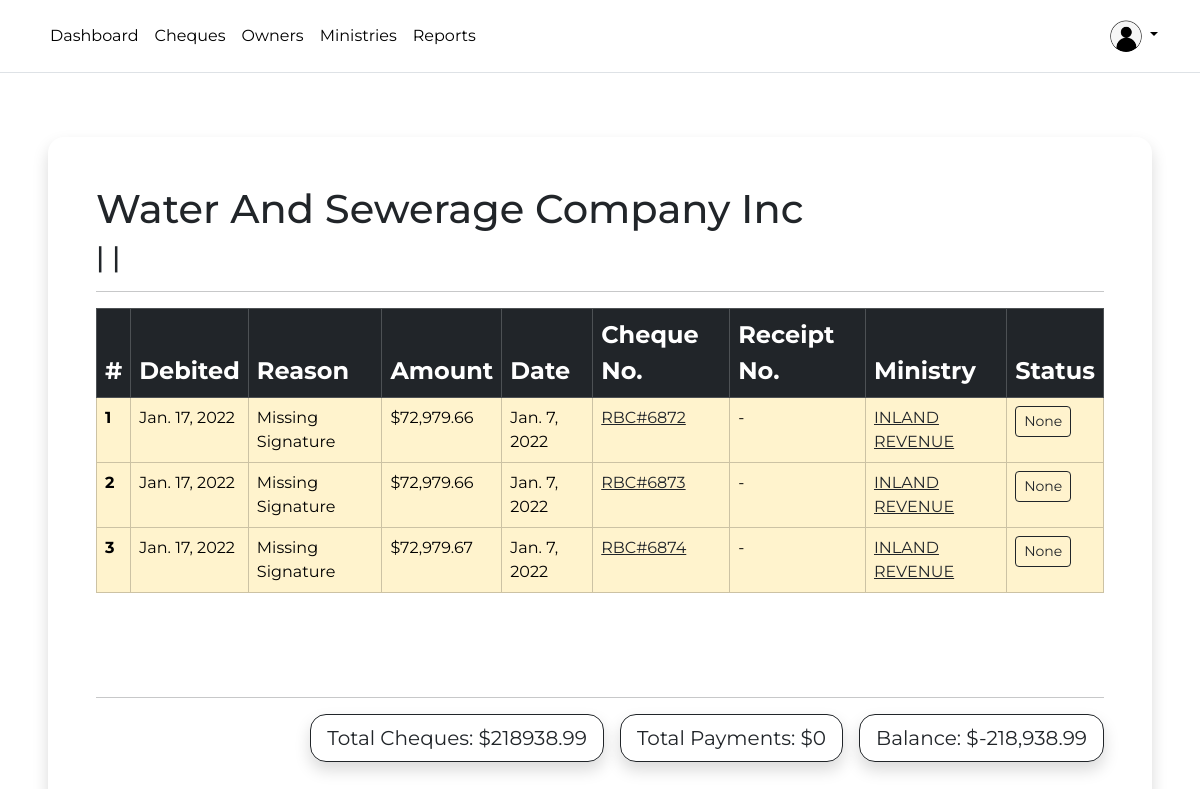
The app's page /owner/detail/119/ (signed in), older data.
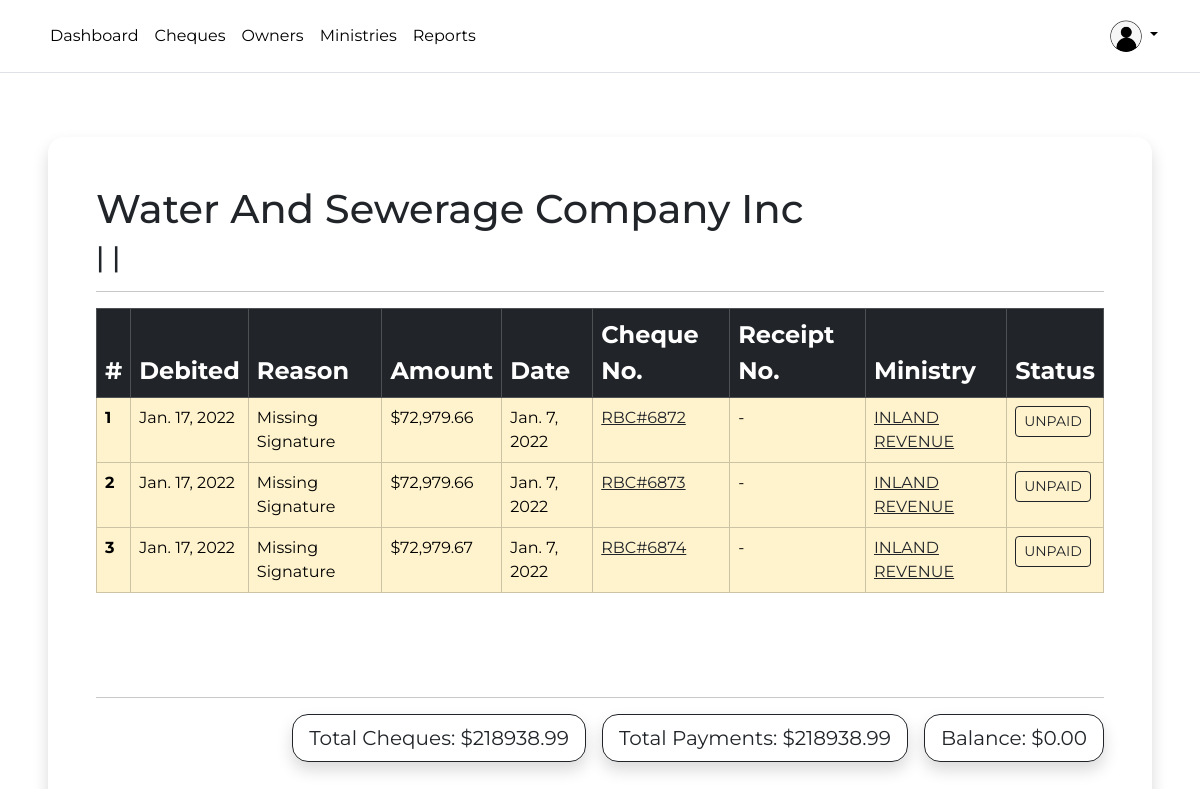
The same page, newer data.
### cheques/models.py (models this page shows, shortened)
class Cheque(models.Model):
    cheque = models.FileField(upload_to="cheques", null=True, blank=True)
    is_deleted = models.BooleanField(default=False)
    date_debited = models.DateField()
    owner = models.ForeignKey(
        Owner,
        on_delete=models.CASCADE,
        related_name="cheques",
    )
    returned = models.ForeignKey(Returned, on_delete=models.CASCADE, default=1)
    chq_amount = models.DecimalField("cheque amount", max_digits=10, decimal_places=2)
    journal = models.CharField(max_length=255, blank=True)
    cheque_date = models.DateField()
    cheque_no = models.CharField("cheque number", max_length=255)
    cheque_status = models.ForeignKey(
        ChequeStatus,
        on_delete=models.PROTECT,
        related_name="cheque_statuses",
        null=True,
        blank=True,
    )
    ministry = models.ForeignKey(
        Ministry,
        on_delete=models.CASCADE,
    )
    receipt_no = models.CharField("receipt number", max_length=255, blank=True)
    created_at = models.DateTimeField(auto_now_add=True)
    updated_at = models.DateTimeField(auto_now=True)
    created_by = models.ForeignKey(
        User,
        on_delete=models.PROTECT,
        related_name="cheques_created",
        null=True,
        blank=True,
    )
    updated_by = models.ForeignKey(
        User,
        on_delete=models.PROTECT,
        related_name="cheques_updated",
        blank=True,
        null=True,
    )
    class Meta:
        ordering = ("date_debited",)
    def get_absolute_url(self):
        return reverse("cheque-detail", kwargs={"pk": self.pk})

class Returned(models.Model):
    name = models.CharField(max_length=255)
    class Meta:
        verbose_name_plural = "returns"
        ordering = ("name",)
    def __str__(self):
        return f"{self.name.upper()}"

class Ministry(models.Model):
    name = models.CharField(max_length=255)
    email = models.EmailField(blank=True)
    phone = models.CharField(max_length=255, blank=True)
    created_at = models.DateTimeField(auto_now_add=True)
    updated_at = models.DateTimeField(auto_now=True)
    class Meta:
        ordering = ["name"]
        verbose_name_plural = "Ministries"
    def __str__(self):
        return self.name.title()

class ChequeStatus(models.Model):
    name = models.CharField(max_length=255)
    desc = models.TextField(blank=True)
    class Meta:
        ordering = ["name"]
    def __str__(self):
        return self.name.upper()

### cheques/views.py (the view)
# urls.py: path("owner/detail/<int:pk>/", OwnerDetailView.as_view(), name="owner-detail"),
class OwnerDetailView(LoginRequiredMixin, DetailView):
    model = Owner
    def get_context_data(self, **kwargs):
        context = super().get_context_data(**kwargs)
        all_cheques = Cheque.objects.filter(owner=self.get_object().pk)
        paid_cheques = Cheque.objects.filter(
            cheque_status__name__icontains="paid", owner=self.get_object().pk
        )
        total_amount = sum(cheque.chq_amount for cheque in all_cheques)
        paid_cheque_total_amount = sum(cheque.chq_amount for cheque in paid_cheques)
        context["total_amount"] = total_amount
        context["paid_cheque_total_amount"] = paid_cheque_total_amount
        context["all_cheques"] = all_cheques
        return context

### cheques/models.py (called while the page is built)
    def __str__(self):
        return self.name.title()

### cheques/templatetags/subtract.py (called while the page is built)
@register.filter
def subtract(value, arg):
    return value - arg

### templates/cheques/owner_detail.html (shortened to what this page needs)
{% extends 'base.html' %}
{% load crispy_forms_tags %}
{% load subtract %}
{% load humanize %}
{% block content %}
<div class="p-5">
    <div class="col-lg mx-auto shadow p-5 rounded-4">
        <h1>{{object}}</h1>
        <h3>{{object.phone}} | {{object.address}} | {{object.address1}}</h3>
        <hr>
        <table class="mt-3 table table-hover table-bordered">
            <thead>
                <tr class="table-dark fs-4">
                    <th scope="col">#</th>
                    <th scope="col">Debited</th>
                    <th scope="col">Reason</th>
                    <th scope="col">Amount</th>
                    <th scope="col">Date</th>
                    <th scope="col">Cheque No.</th>
                    <th scope="col">Receipt No.</th>
                    <th scope="col">Ministry</th>
                    <th scope="col">Status</th>
                </tr>
            </thead>
            <tbody>
                {% for ob in all_cheques %}
                <tr {% if ob.cheque_status == 'P' %}
                    class="table-success"
                    {% else %}
                    class="table-warning"
                    {% endif %}>
                    <th scope="row">{{forloop.counter}}</th>
                    <td>{{ob.date_debited}}</td>
                    <td>{{ob.returned|title}}</td>
                    <td>${{ob.chq_amount|intcomma}}</td>
                    <td>{{ob.cheque_date}}</td>
                    <td><a class="text-dark" href="{{ ob.get_absolute_url }}">{{ob.cheque_no|upper}}</a></td>
                    <td>{{ob.receipt_no}}</td>
                    <td><a class="text-dark" href="">{{ob.ministry|upper}}</a></td>
                    {% if ob.cheque_status == 'P' %}
                    <td><a class="btn btn-sm btn-outline-dark"
                            href="{% url 'cheque-returned' ob.pk %}">{{ob.cheque_status}}</a>
                    </td>
                    {% else %}
                    <td><a class="btn btn-sm btn-outline-dark"
                            href="{% url 'cheque-paid' ob.pk %}">{{ob.cheque_status}}</a>
                    </td>
                    {% endif %}
                </tr>
                {% empty %}
                <tr>
                    <td colspan="10" class="text-center">No Cheques</td>
                </tr>
                {% endfor %}
            </tbody>
        </table>
        <br><br><br>
        <hr>
        <div class="d-flex justify-content-end">
            <div class="btn btn-lg btn-outline-dark shadow rounded-4">
                <span>Total Cheques: </span>
                <span>${{total_amount}}</span>
            </div>
            <div
                class="btn btn-lg btn-outline-dark shadow rounded-4 mx-lg-3">
                <span>Total Payments: </span>
                <span>${{paid_cheque_total_amount}}</span>
            </div>
            <div class="btn btn-lg btn-outline-dark shadow rounded-4">
                <span>Balance: </span>
                <span>${{paid_cheque_total_amount|subtract:total_amount|intcomma}}</span>
            </div>
        </div>
    </div>
</div>
{% endblock content %}

Row changes from the older to the newer data that the page shows:
removed Cheque: date_debited "Jan. 17, 2022", returned "Missing Signature", chq_amount "72,979.66", cheque_date "Jan. 7, 2022", cheque_no "RBC#6872", receipt_no "-", ministry "INLAND REVENUE", cheque_status "None"
removed Cheque: date_debited "Jan. 17, 2022", returned "Missing Signature", chq_amount "72,979.66", cheque_date "Jan. 7, 2022", cheque_no "RBC#6873", receipt_no "-", ministry "INLAND REVENUE", cheque_status "None"
removed Cheque: date_debited "Jan. 17, 2022", returned "Missing Signature", chq_amount "72,979.67", cheque_date "Jan. 7, 2022", cheque_no "RBC#6874", receipt_no "-", ministry "INLAND REVENUE", cheque_status "None"
added Cheque: date_debited "Jan. 17, 2022", returned "Missing Signature", chq_amount "72,979.66", cheque_date "Jan. 7, 2022", cheque_no "RBC#6872", receipt_no "-", ministry "INLAND REVENUE", cheque_status "UNPAID"
added Cheque: date_debited "Jan. 17, 2022", returned "Missing Signature", chq_amount "72,979.66", cheque_date "Jan. 7, 2022", cheque_no "RBC#6873", receipt_no "-", ministry "INLAND REVENUE", cheque_status "UNPAID"
added Cheque: date_debited "Jan. 17, 2022", returned "Missing Signature", chq_amount "72,979.67", cheque_date "Jan. 7, 2022", cheque_no "RBC#6874", receipt_no "-", ministry "INLAND REVENUE", cheque_status "UNPAID"
Text that changed along with them:
{{ paid_cheque_total_amount }}: "0" → "218938.99"
{{ paid_cheque_total_amount|subtract:total_amount|intcomma }}: "-218,938.99" → "0.00"
